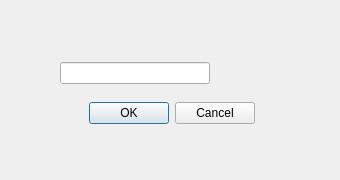
<?xml version="1.0" encoding="UTF-8"?>
<ui version="4.0">
 <class>AbrirArchivo</class>
 <widget class="QDialog" name="AbrirArchivo">
  <property name="geometry">
   <rect>
    <x>0</x>
    <y>0</y>
    <width>340</width>
    <height>180</height>
   </rect>
  </property>
  <property name="windowTitle">
   <string>Abrir Archivo</string>
  </property>
  <property name="modal">
   <bool>true</bool>
  </property>
  <widget class="QWidget" name="verticalLayoutWidget">
   <property name="geometry">
    <rect>
     <x>60</x>
     <y>50</y>
     <width>195</width>
     <height>88</height>
    </rect>
   </property>
   <layout class="QVBoxLayout" name="verticalLayout">
    <item>
     <widget class="QLineEdit" name="lineEditIn">
      <property name="maximumSize">
       <size>
        <width>150</width>
        <height>16777215</height>
       </size>
      </property>
     </widget>
    </item>
    <item>
     <widget class="QDialogButtonBox" name="buttonBox">
      <property name="orientation">
       <enum>Qt::Horizontal</enum>
      </property>
      <property name="standardButtons">
       <set>QDialogButtonBox::Cancel|QDialogButtonBox::Ok</set>
      </property>
     </widget>
    </item>
   </layout>
  </widget>
 </widget>
 <resources/>
 <connections>
  <connection>
   <sender>buttonBox</sender>
   <signal>accepted()</signal>
   <receiver>AbrirArchivo</receiver>
   <slot>accept()</slot>
   <hints>
    <hint type="sourcelabel">
     <x>248</x>
     <y>254</y>
    </hint>
    <hint type="destinationlabel">
     <x>157</x>
     <y>274</y>
    </hint>
   </hints>
  </connection>
  <connection>
   <sender>buttonBox</sender>
   <signal>rejected()</signal>
   <receiver>AbrirArchivo</receiver>
   <slot>reject()</slot>
   <hints>
    <hint type="sourcelabel">
     <x>316</x>
     <y>260</y>
    </hint>
    <hint type="destinationlabel">
     <x>286</x>
     <y>274</y>
    </hint>
   </hints>
  </connection>
 </connections>
</ui>
